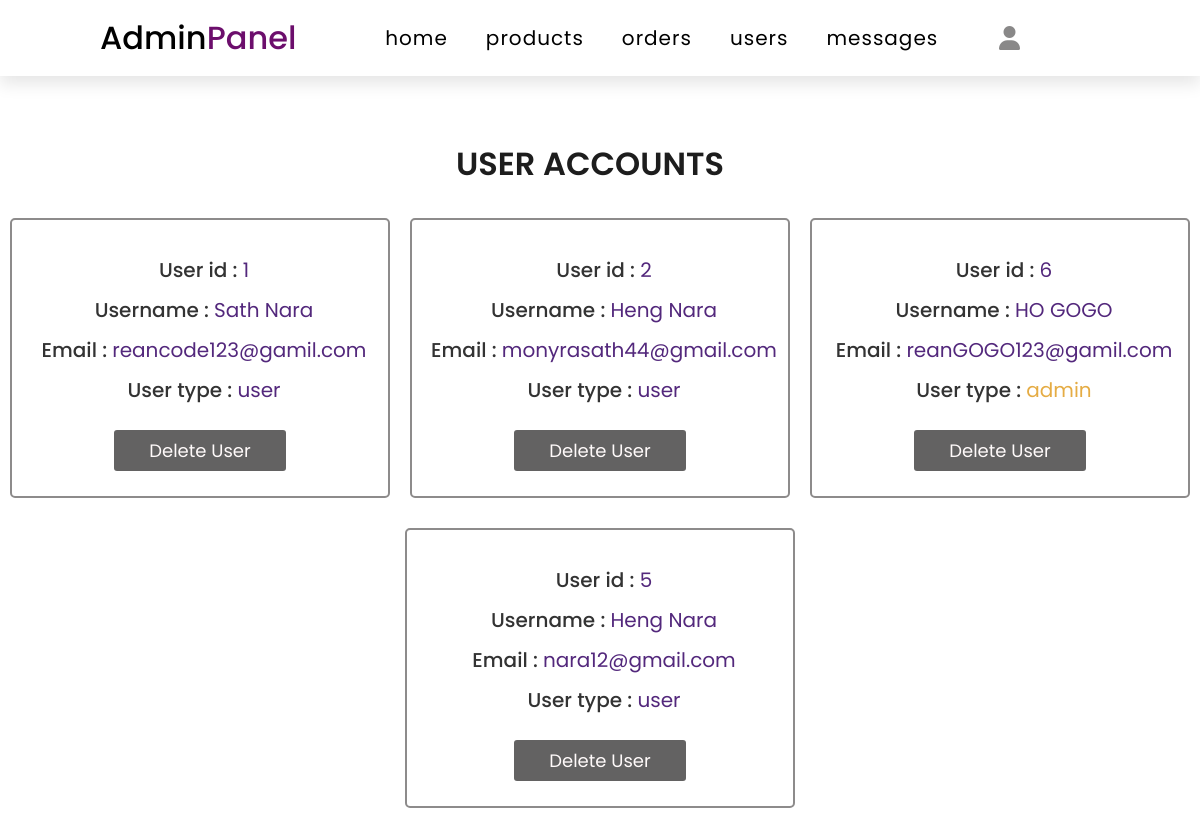
Page /admin_users.php on the earlier database version.
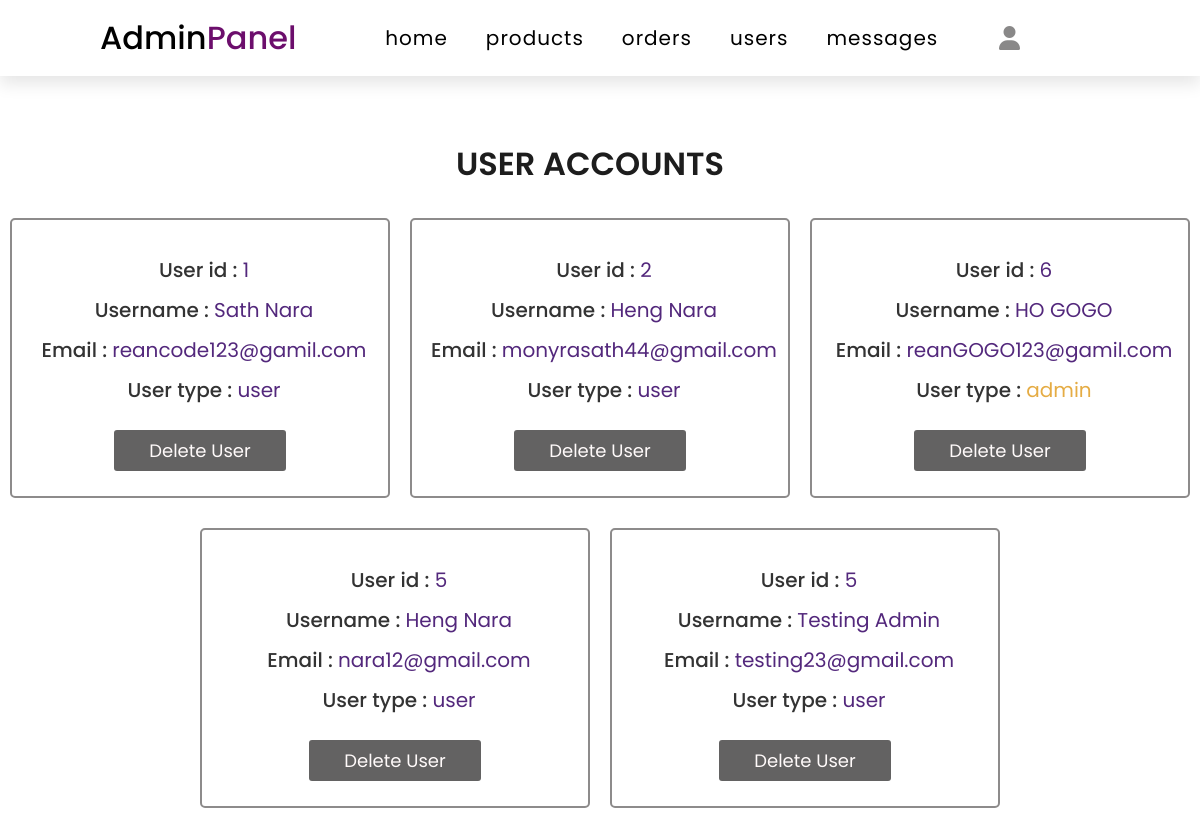
Same page on the later database version.
### tables this page shows
CREATE TABLE `users` (
  `id` int(100) NOT NULL,
  `user_id` int(100) NOT NULL,
  `email` varchar(100) NOT NULL,
  `first_name` varchar(100) NOT NULL,
  `last_name` varchar(100) NOT NULL,
  `passwords` varchar(15) NOT NULL,
  `user_type` varchar(10) NOT NULL,
  `date` date NOT NULL DEFAULT current_timestamp()
);

### database.php (called while the page is built, shortened)
<?php
    function db() {
        return new mysqli('localhost', 'root', '', 'chanel_db');
    }
?>

### admin_users.php (the view, shortened to what this page needs)
<?php
    require_once('database.php');
?>
<!DOCTYPE html>
<html lang="en">
<head>
    <link rel="stylesheet" href="css/admin_style.css">
    <link rel="stylesheet" href="https://cdnjs.cloudflare.com/ajax/libs/font-awesome/6.1.1/css/all.min.css">
</head>
<body>
    <?php include 'admin_header.php'; ?>
    <div class="userAcc">
        <h1 class="heading">user accounts</h1>
        <div class="show_acc">
            <?php
                $result = db()->query("SELECT * FROM users");
                $num_row = mysqli_num_rows($result);
                echo '<div class="user_acc">';
                for($i=1 ;$i<=$num_row; $i++){
                    if($row = mysqli_fetch_array($result)){
                        $userName = $row['last_name']." ".$row['first_name'];
                        $userId = $row['user_id'];
                        $email = $row['email'];
                        $userType = $row['user_type'];
            ?>
                        <div class="account showResult">
                            <p>User id : <span class="userId"><?php echo $userId ?></span> </p>
                            <p>Username : <span class="userName"><?php echo $userName ?></span> </p>
                            <p>Email : <span class="email"><?php echo $email ?></span> </p>
                            <?php
                                if($userType == 'admin'){
                                    echo '<p>User type : <span class="userType" style="color: #E5AC44">'.$userType.'</span> </p>';
                                }else {
                                    echo '<p>User type : <span class="userType">'.$userType.'</span> </p>';
                                }
                            ?>
                            <div class="button">
                                <button type="submit" class="delete_btn" id="<?php echo $userId ?>">Delete User</button>
                            </div>
                        </div>
            <?php
                    }
                    if($i%3 == 0){
                        echo '</div>';
                        echo '<div class="user_acc">';
                    }
                }
                echo '</div>';
            ?>
        </div>
    </div>
</body>
</html>

Differences in the rows shown:
added users: user "5", userName "Testing Admin", email "testing23@gmail.com", user_type "user"
